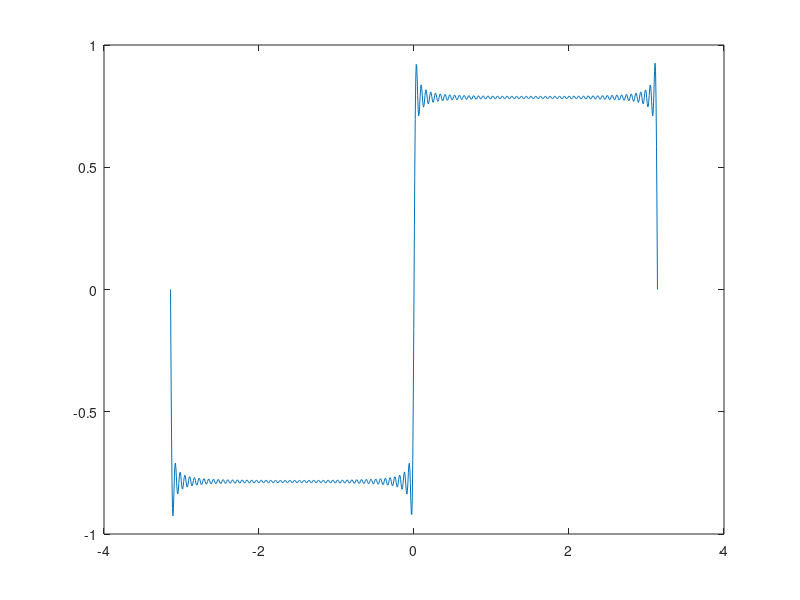

MATLAB code to generate this figure:
% homework2.m
% Copywrite (C) 2024 Noam Schuck <noam.schuck@gmail.com>
% ECE210 Matlab Seminar Homework 2

% Setting Up
clc;
clear;
close all;

% Question 1
u = [-4, -2, 0, 2, 4];

v = [0, pi/4, pi/2, 3*pi/4, pi];

% Question 2
f = prod(1:10);

% Question 3
A = zeros(2, 4);
A(1) = 1;
A(6) = 1;

b1 = [0; 2; 4; 6];
b2 = [1 9 2 10];
B  = b2 + b1;

% HAHAHA
% I didn't see your hint until after I did the problem. I'll do your below hehehe.

b = 1:16;
B = reshape(b, 4, 4);

% Question 4
t = linspace(-pi, pi, 1000);
nums = 0:50;
a = 2.*nums+1;
M = sin(a'.*t)./a';
s = sum(M);
plot(t, s);

